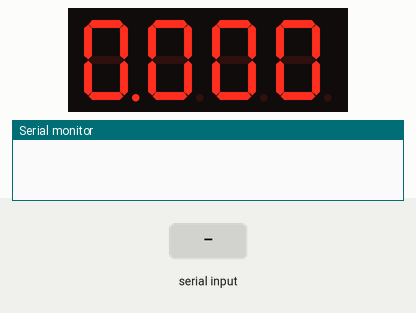
Simulated run of this sketch. Board: Arduino Uno, built with avr-gcc and run on an emulated ATmega328P. On the bench: 4-digit seven-segment display, the last lines printed to the serial monitor. The test bench sets the inputs (shaded band).

Above: at 1.2 s.
1.3 s: "90,45,200,10\n" received over Serial
At 3.5 s:
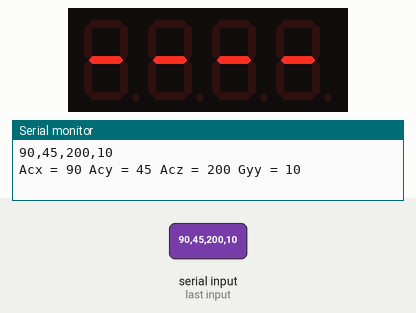
3.8 s: "90,45,200\n" received over Serial
At 5.6 s:
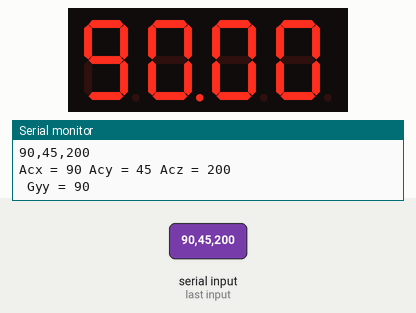
6.3 s: "90,45\n" received over Serial
At 8.5 s:
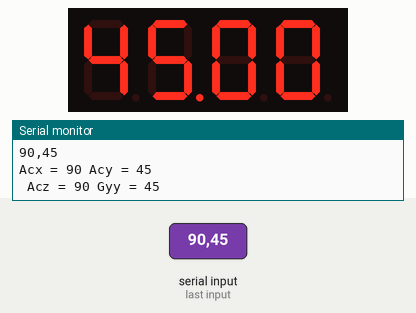
8.8 s: "5\n" received over Serial
At 10.6 s:
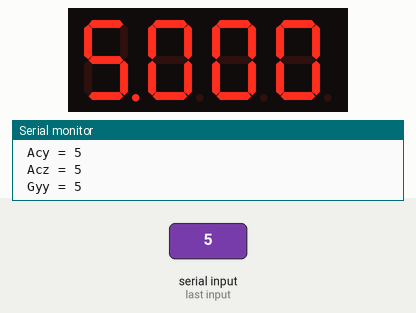
Timing chart, 0 to 12.1 s (numbered marks = the images above; inputs shaded):
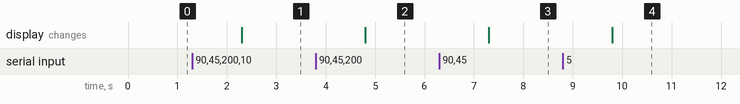

The sketch:

7-Seg_Display.ino
```cpp
//Developed by VIKRAM BALA & MILES BATLEY, 2020. Contact: vikrambala2002@gmail.com.
//Please contact if you wish to use for commercial purposes, and provide credit in any public usage.
//Credit can be provided with the following: "Vikram Bala, https://github.com/vbala29"

//Library used: https://github.com/DeanIsMe/SevSeg

#include "SevSeg.h"
SevSeg sevseg;
String content = "";

int pinA = 10;
int pinB = 6;
int pinC = A2;
int pinD = A3;
int pinE = A4;
int pinF = 9;
int pinG = A1;
int D1 = 13;
int D2 = 8;
int D3 = 7;
int D4 = A0;


void setup() {
  byte numDigits = 4;
  byte digitPins[] = {D1, D2, D3, D4};
  byte segmentPins[] = {pinA, pinB, pinC, pinD, pinE, pinF, pinG, A5};
  bool resistorsOnSegments = 0;
  sevseg.begin(COMMON_CATHODE, numDigits, digitPins, segmentPins, resistorsOnSegments);
  sevseg.setBrightness(70);
   pinMode(pinA, OUTPUT);
  pinMode(pinB, OUTPUT);
  pinMode(pinC, OUTPUT);
  pinMode(pinD, OUTPUT);
  pinMode(pinE, OUTPUT);
  pinMode(pinF, OUTPUT);
  pinMode(pinG, OUTPUT);
  pinMode(A5, OUTPUT);
  pinMode(D1, OUTPUT);
  pinMode(D2, OUTPUT);
  pinMode(D3, OUTPUT);
  pinMode(D4, OUTPUT);

     sevseg.setNumber(0000, 3);

 Serial.begin(115200);
while (!Serial) {
; // wait for serial port to connect. Needed for native USB port only
}

}

void loop() {
     sevseg.refreshDisplay();
   if (Serial.available()) {
    content = Serial.readString();
    Serial.println(content);
    int ind1 = content.indexOf(',');
    String acx = content.substring(0, ind1);
    int ind2 = content.indexOf(',', ind1 + 1);
    String acy = content.substring(ind1 + 1, ind2);
    int ind3 =  content.indexOf(',', ind2 + 1);
    String acz = content.substring(ind2 + 1, ind3);
    int ind4 =  content.indexOf(',', ind3 + 1);
    String gyy = content.substring(ind3 + 1, ind4);
    Serial.println("Acx = " + acx + " Acy = "  + acy + " Acz = " + acz + " Gyy = " + gyy);

  if ((abs(gyy.toInt())) >  100){
       String suffix =  gyy.substring(0, 4);
       sevseg.setNumber((abs((int)(suffix.toFloat())))*10, 1);
    //   Serial.println((abs((int)(suffix.toFloat())))*10);
       sevseg.refreshDisplay();
    } else  if((abs(gyy.toInt())) > 10){
     String suffix =  gyy.substring(0, 4);
      sevseg.setNumber((abs((int)(suffix.toFloat())))*100, 2);
      sevseg.refreshDisplay();
    }  else {
       String suffix =  gyy.substring(0, 4);
       sevseg.setNumber((abs((int)(suffix.toFloat() * 1000))), 3);

    }
  }

}
```

Measured:
- after the input at 1.3 s, the display: changes after 1.0 s (image 1)
- after the input at 3.8 s, the display: changes after 1.0 s (image 2)
- after the input at 6.3 s, the display: changes after 1.0 s (image 3)
- after the input at 8.8 s, the display: changes after 1.0 s (image 4)
